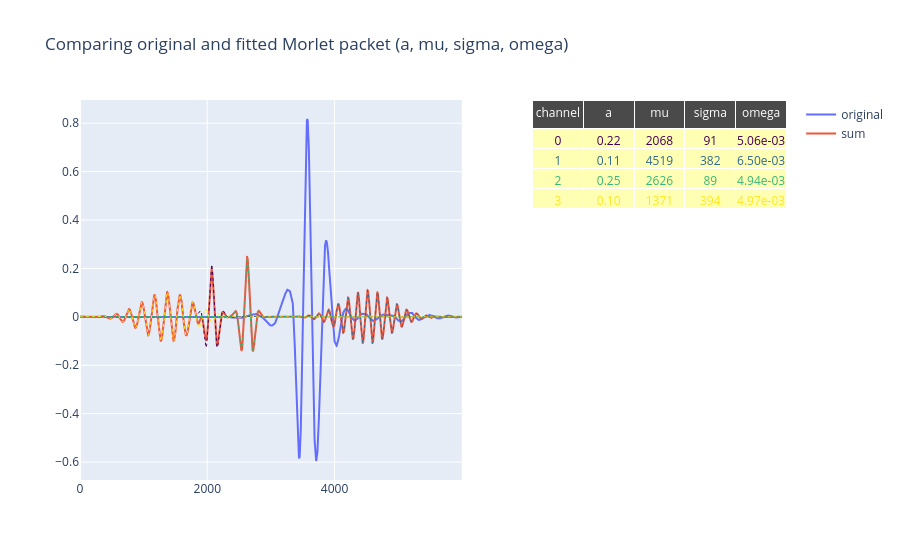

Notebook code cell kept with this figure:
### Code cell
from Gaussian_Sampler.viz.visualize_scan_data import training_viewer

training_viewer(dset, fits, params)

### Figure 1 — Plotly figure (JSON) as saved in the notebook; plotly's stock layout.template omitted (floating-point values rounded to 4 significant figures; data arrays with more than 128 entries replaced by an {"elided": "..."} marker saying what was removed)
{"data": [{"mode": "lines", "name": "original", "type": "scatter", "x": {"elided": "6000 int values"}, "xaxis": "x", "y": {"elided": "6000 float values"}, "yaxis": "y"}, {"mode": "lines", "name": "sum", "type": "scatter", "x": {"elided": "6000 int values"}, "xaxis": "x", "y": {"elided": "6000 float values"}, "yaxis": "y"}, {"line": {"color": "#440154", "dash": "dot", "width": 1}, "mode": "lines", "name": "Channel 0", "showlegend": false, "type": "scatter", "x": {"elided": "6000 int values"}, "xaxis": "x", "y": {"elided": "6000 float values"}, "yaxis": "y"}, {"line": {"color": "#31688e", "dash": "dot", "width": 1}, "mode": "lines", "name": "Channel 1", "showlegend": false, "type": "scatter", "x": {"elided": "6000 int values"}, "xaxis": "x", "y": {"elided": "6000 float values"}, "yaxis": "y"}, {"line": {"color": "#35b779", "dash": "dot", "width": 1}, "mode": "lines", "name": "Channel 2", "showlegend": false, "type": "scatter", "x": {"elided": "6000 int values"}, "xaxis": "x", "y": {"elided": "6000 float values"}, "yaxis": "y"}, {"line": {"color": "#fde725", "dash": "dot", "width": 1}, "mode": "lines", "name": "Channel 3", "showlegend": false, "type": "scatter", "x": {"elided": "6000 int values"}, "xaxis": "x", "y": {"elided": "6000 float values"}, "yaxis": "y"}, {"cells": {"align": "center", "fill": {"color": [["#ffffb3", "#ffffb3", "#ffffb3", "#ffffb3"], ["#ffffb3", "#ffffb3", "#ffffb3", "#ffffb3"], ["#ffffb3", "#ffffb3", "#ffffb3", "#ffffb3"], ["#ffffb3", "#ffffb3", "#ffffb3", "#ffffb3"], ["#ffffb3", "#ffffb3", "#ffffb3", "#ffffb3"]]}, "font": {"color": [["#440154", "#31688e", "#35b779", "#fde725"], ["#440154", "#31688e", "#35b779", "#fde725"], ["#440154", "#31688e", "#35b779", "#fde725"], ["#440154", "#31688e", "#35b779", "#fde725"], ["#440154", "#31688e", "#35b779", "#fde725"]]}, "values": [[0, 1, 2, 3], ["0.22", "0.11", "0.25", "0.10"], ["2068", "4519", "2626", "1371"], ["91", "382", "89", "394"], ["5.06e-03", "6.50e-03", "4.94e-03", "4.97e-03"]]}, "domain": {"x": [0.64, 1], "y": [0, 1]}, "header": {"align": "center", "fill": {"color": "#4a4a4a"}, "font": {"color": "white"}, "values": ["channel", "a", "mu", "sigma", "omega"]}, "type": "table"}], "layout": {"title": {"text": "Comparing original and fitted Morlet packet (a, mu, sigma, omega)"}, "xaxis": {"anchor": "y", "domain": [0, 0.54]}, "yaxis": {"anchor": "x", "domain": [0, 1]}}}
